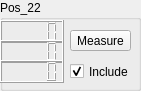
     <widget class="QGroupBox" name="Calib_box_38">
      <property name="geometry">
       <rect>
        <x>570</x>
        <y>20</y>
        <width>141</width>
        <height>91</height>
       </rect>
      </property>
      <property name="title">
       <string>Pos_22</string>
      </property>
      <widget class="QLCDNumber" name="calib_box_x_39">
       <property name="geometry">
        <rect>
         <x>0</x>
         <y>20</y>
         <width>64</width>
         <height>23</height>
        </rect>
       </property>
      </widget>
      <widget class="QLCDNumber" name="calib_box_y_39">
       <property name="geometry">
        <rect>
         <x>0</x>
         <y>40</y>
         <width>64</width>
         <height>23</height>
        </rect>
       </property>
      </widget>
      <widget class="QLCDNumber" name="calib_box_z_39">
       <property name="geometry">
        <rect>
         <x>0</x>
         <y>60</y>
         <width>64</width>
         <height>23</height>
        </rect>
       </property>
      </widget>
      <widget class="QPushButton" name="calibButton_39">
       <property name="geometry">
        <rect>
         <x>70</x>
         <y>30</y>
         <width>61</width>
         <height>21</height>
        </rect>
       </property>
       <property name="text">
        <string>Measure</string>
       </property>
      </widget>
      <widget class="QCheckBox" name="checkBox_39">
       <property name="geometry">
        <rect>
         <x>70</x>
         <y>60</y>
         <width>92</width>
         <height>23</height>
        </rect>
       </property>
       <property name="text">
        <string>Include</string>
       </property>
       <property name="checked">
        <bool>true</bool>
       </property>
      </widget>
     </widget>
